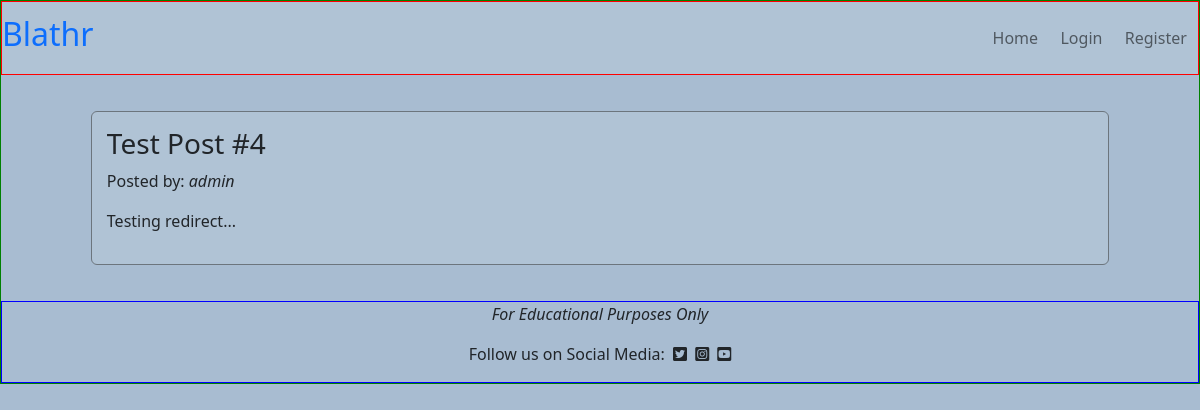
/post_detail/4/, run on an earlier commit of the app's database.
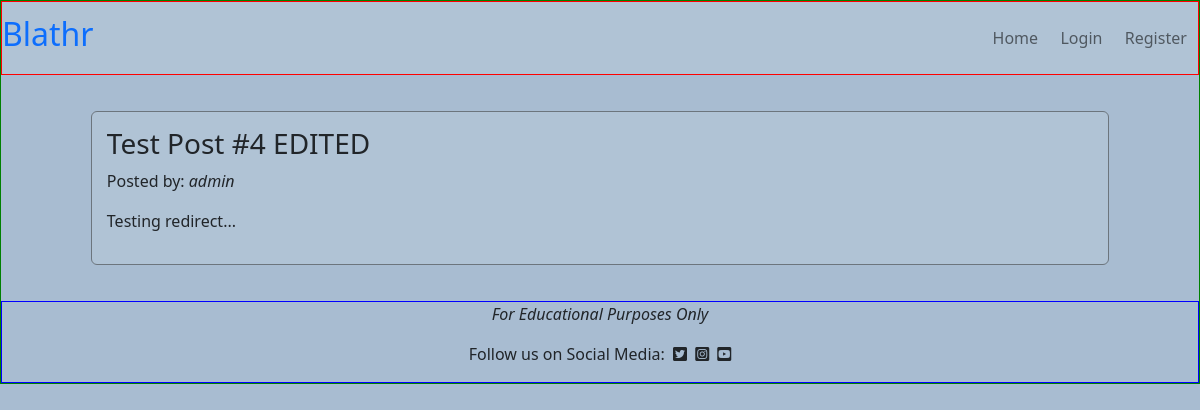
And on a later commit of the database.
### posts/models.py (models this page shows, shortened)
class Post(models.Model):
    post_id = models.AutoField(primary_key=True)
    title = models.CharField(max_length=200, unique=True, blank=False,
                             null=False)
    author = models.ForeignKey(User, on_delete=models.CASCADE)
    created_date = models.DateTimeField(auto_now_add=True)
    content = models.TextField()
    category = models.ForeignKey(Category, on_delete=models.CASCADE)
    status = models.IntegerField(choices=STATUS, default=0)
    vote_count = models.ManyToManyField(User, related_name='vote_count',
                                        blank=True)

### posts/views.py (the view)
# urls.py: path('post_detail/<post_id>/', post_detail, name='post_detail'),
def post_detail(request, post_id):
    context = {}
    context['data'] = Post.objects.get(post_id=post_id)
    return render(request, 'post_detail.html', context)

### templates/post_detail.html (shortened to what this page needs)
{% extends 'base.html' %}
{% block content %}
<div class="row" id="post-detail-row">
    <div class="col-10 border border-secondary rounded" id="post-detail-col">
        <h3>{{ data.title }}</h3>
        <p>Posted by: <em>{{ data.author }}</em></p>
        <p>{{ data.content | safe }}</p>
    </div>
</div>
{% endblock %}

What changed in the data, as far as the page shows it:
changed Post "admin": title "Test Post #4" → "Test Post #4 EDITED"
